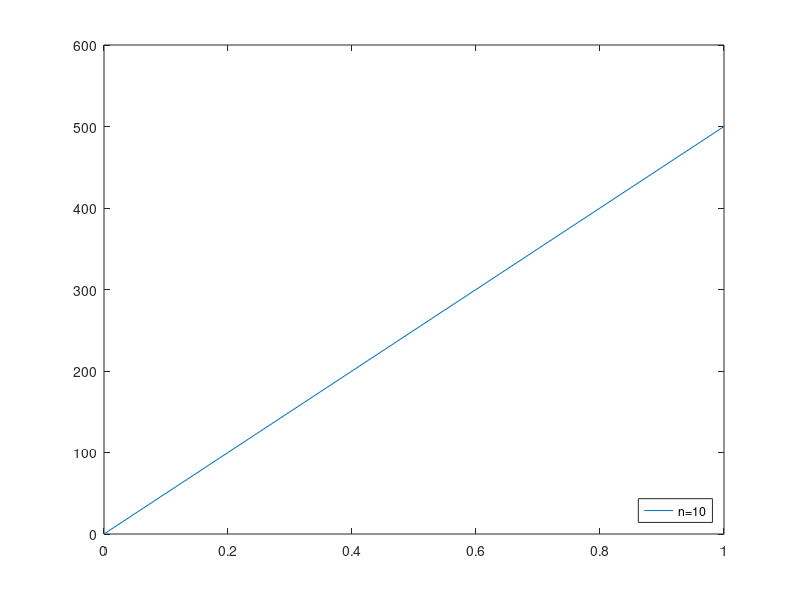

Write MATLAB code to recreate this figure.
% Vypocet pruhybu nosniku (1D interval (0,1))
% metodou konecnych prvku
%
% -u'' = -1 v (0,1)
%  u(0) = u0, u(1) = u1
%
% u0 = poloha leveho konce nosniku
% u1 = poloha praveho konce nosniku
% n  = pocet delicich uzlu intervalu
%
% Navratove hodnoty:
% x = delici body intervalu
% u = vypocteny pruhyb
% A = matice diskretni ulohy
% b = vektor diskretni ulohy

%%%%% Vypocet %%%%%

x0 = 0;  % leva hranice
x1 = 1;  % prava hranice
n  = 10; % pocet elementu
jac=(x1-x0)/10;

% q
bc_flux=10; 
% K
cond = 2;
% sigma
sigma = 0;
% u_f
uf = 1;
% u_0 (Dirichlet)
u0 = 10;
% epsilon - aproximace Dirichletovy podminky
epsilon=1e-3;


  % Sestaveni matice
  A = zeros(n+1,n+1);
 
  % vypocet skalarnich soucinu bazovych funkci
  % (pouzivame po castech linearni funkce, tzv. Courantovu bazi)
  i=1
  A(i,i)   = cond*jac + sigma*jac*(1.0/3.0);    
  A(i,i+1) = -cond*jac + sigma*jac*(1.0/6.0);
  
  for i=2:n    
    A(i,i)   = 2*cond*jac + 2*sigma*jac*(1.0/3.0);    
    A(i,i-1) = -cond*jac + sigma*jac*(1.0/6.0);
    A(i,i+1) = -cond*jac + sigma*jac*(1.0/6.0);
  end
  i=n+1
  A(i,i)   = cond*jac + sigma*jac*(1.0/3.0);    
  A(i,i-1) = -cond*jac + sigma*jac*(1.0/6.0);

  % dirichletovy okrajove podminky
  A(1,1) = A(1,1)+1/epsilon;  
  %A(1,1) = 10; 
  
    
  % Sestaveni prave strany
  b = zeros(n+1,1);
  % vypocet skalarnich soucinu s bazovymi funkcemi  
  i=1
  b(i,1) = sigma*uf*jac/2;
  for i=2:n
    b(i,1) = sigma*uf*jac;
  end
  i=n+1
  b(i,1) = sigma*uf*jac/2;
  % okrajove podminky  
  b(n+1,1) = b(n+1,1) + bc_flux;
  
  % Vyreseni algebraicke soustavy
  u = A\b;
  
  % Vykresleni reseni
  x = linspace(0,1,n+1);
  key=sprintf('n=%d',n);
  %hold all;
  plot(x,u,'-', 'DisplayName', key);
  legend('Location','southeast');

